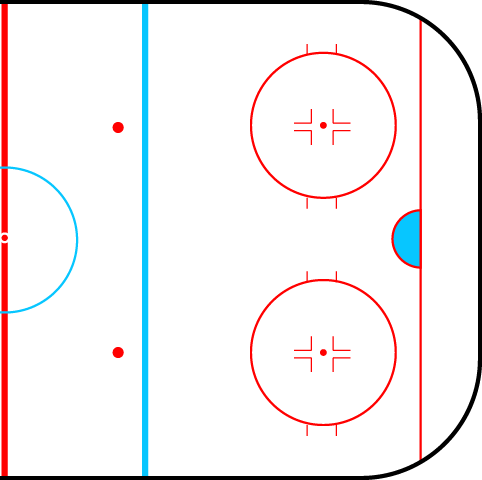
#> input picture rink2.png, 482 x 480 px
$ jupyter execute --allow-errors shot.ipynb
#> lines starting #> are read from the running program, lines starting #| are printed output that depends on the picture
#> the sliders are set to text1 = <module 'ipywidgets.Text_' fro, text2 = <module 'ipywidgets.Text_' fro, drop1 = <module 'ipywidgets.Dropdown_', drop2 = <module 'ipywidgets.Dropdown_'
#> in main, image is the input picture: shape (480, 482, 4) float32; mean R, G, B, A 0.957, 0.942, 0.947, 1
#> in main, `image = ndimage.rotate(image,90)`:
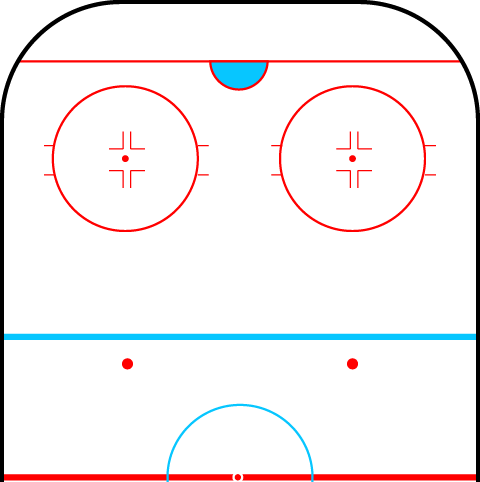
#> image: shape (482, 480, 4) float32; mean R, G, B, A 0.957, 0.942, 0.947, 1; drawn with min black and max white
# KDE Heatmaps for NHL Player Shots

I created this project in order to experiment with kernel density estimation heatmaps. The plots do not show a player's quality. Instead, it simply shows the distribution of where certain events take places such as goals, shots, shot attempts, and misses.

An example of what the heatmap should look like is shown below. The example compares where powerplay goals were scored by Alex Ovechkin and Sidney Crosby. However, in order to work with this notebook and develope your own plots it must be run in a Jupyter notebook environment as it is an interactive plot that requires constant communication with the data. So github will not be able to properly display the interactive elements in their system.

It is worth noting that the image used for the rink is not perfectly to scale so there are some discrepancies between the plot and real life. The image was sourced from https://www.peluu.com/features.php.

## Shot Dataset

First import all modules to be used, and also read in the dataset. I display the dataset below which contains all Fenwick-based shot attempts from regular season NHL games between the years 2011-2021.
The dataset holds 8 features.

**GameID** - the unique identifier for the game that the shot attempt took place in. <br>
**Type** - the type of shot attempt (SHOT, MISS, GOAL). <br>
**Strength** - the on-ice strength relative to the team that is taking the shot. <br>
**x** - the x coordinate on the ice standardized to the right side of the ice. <br>
**y** - the y coordinate on the ice standardized to the right side of the ice. <br>
**Team** - the team the player who took the shot plays on. <br>
**Player** - the name of the player who took the shot. <br>
**Outcome** - did the shot result in a goal? (1 = yes, 0 = no) <br>

[cell 1]
import pandas as pd
import seaborn as sns
import numpy as np
import matplotlib
import matplotlib.pyplot as plt
import matplotlib.lines as mlines
import ipywidgets as widgets
from ipywidgets import interact, interact_manual
from scipy import ndimage

#read in the csv
#> (the rest of this cell did not finish here and is left out)

## Player Event Heatmap

This interactive plot is able to compare where two different players shooting events take place. It does not need to compare it will work if only one name is used. The text fields are case insensitive, however, some names may be stored as an abbreviation while others include a player's full name. For example, the database includes Alex Ovechkin (not stored as Alexander Ovechkin) but also stores Mitchell Marner (not stored as Mitch Marner).

[cell 2]
# [42 lines left out: functions adjustStrength, eventType, not called in this run]

#> (the rest of this cell did not finish here and is left out)
